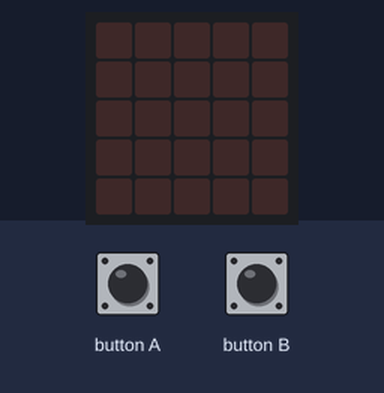
Bench run of a program on a simulated BBC micro:bit (MakeCode). Shown: the board's 5×5 LED display. The inputs (shaded band) are chosen by the test bench.

Above: at 1.2 s.
1.3 s: button A pressed for 0.15 s
At 2.2 s:
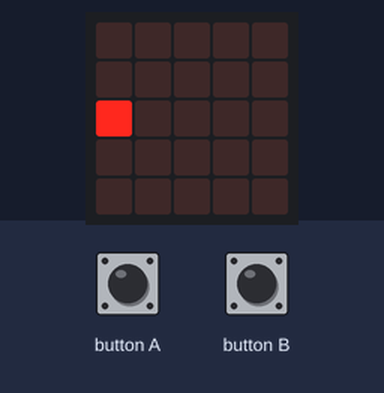
4.4 s: button B pressed for 0.15 s
At 7.3 s:
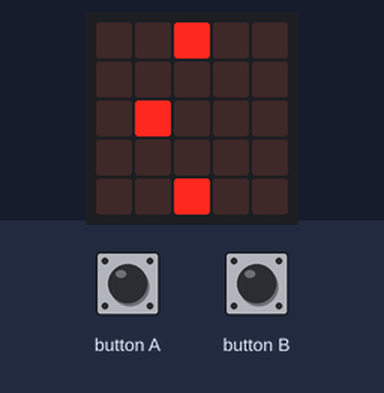
7.5 s: button A pressed for 0.15 s
At 10.0 s:
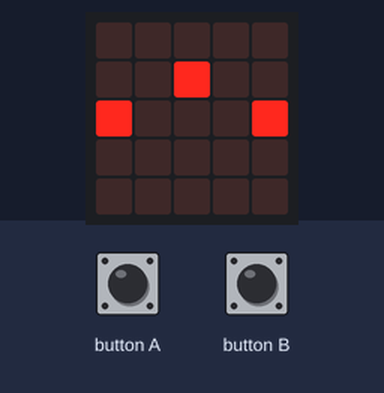
10.6 s: button A pressed for 0.15 s
At 13.4 s:
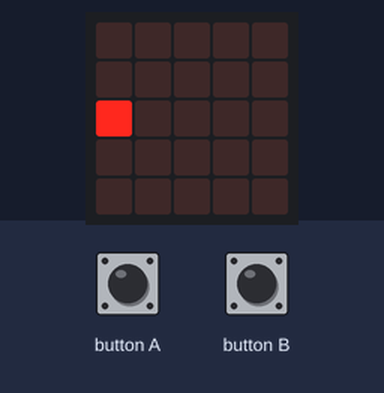
13.7 s: button B pressed for 0.15 s
At 16.6 s:
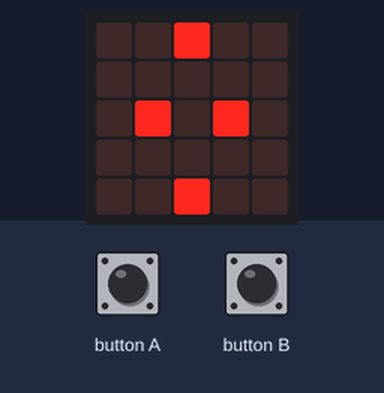
16.8 s: button B pressed for 0.15 s
At 19.4 s:
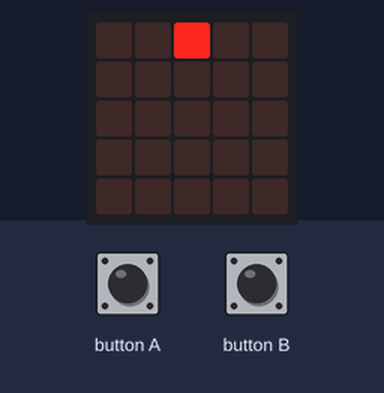
Timing chart, 0 to 20.9 s (numbered marks = the images above; inputs shaded):
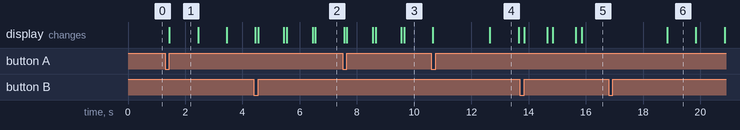

Measured:
- after the input at 1.3 s, the display: changes after 0.15 s (image 1)
- after the input at 4.4 s, the display: first differs from a run without the input after 0.15 s (image 2 shows a later state)
- after the input at 7.5 s, the display: first differs from a run without the input after 0.15 s (image 3 shows a later state)
- after the input at 10.6 s, the display: first differs from a run without the input after 2.1 s (image 4)
- after the input at 13.7 s, the display: first changes after 0.15 s (image 5 shows a later state)
- after the input at 16.8 s, the display: changes after 2.1 s (image 6)
- what the display in image 1 shows lasts 1.0 s, from 1.5 s to 2.5 s

The program:

main.ts
```typescript
let カウンター = 0
input.onButtonPressed(Button.A, function () {
    basic.clearScreen()
    カウンター = 0
    for (let index = 0; index < 5; index++) {
        led.plot(カウンター, 2)
        basic.pause(1000)
        led.unplot(カウンター, 2)
        カウンター += 1
    }
})
input.onButtonPressed(Button.B, function () {
    basic.clearScreen()
    カウンター = 0
    for (let index = 0; index < 5; index++) {
        led.plot(2, カウンター)
        basic.pause(1000)
        led.unplot(2, カウンター)
        カウンター += 1
    }
})
```

test.ts
```typescript
// テストはここに来ます。このパッケージが拡張機能として使用されるときにはコンパイルされません。
```
